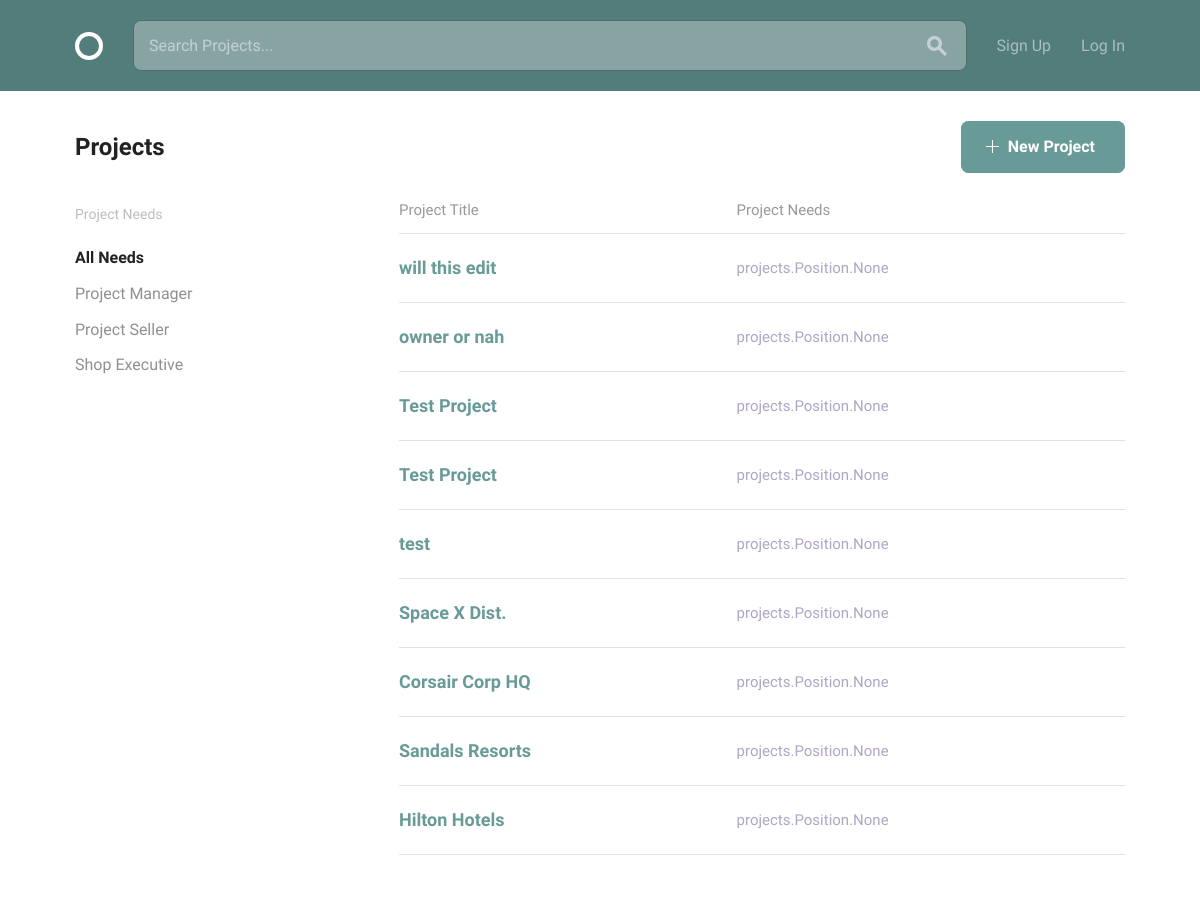
The page /projects/ on the database as committed earlier.
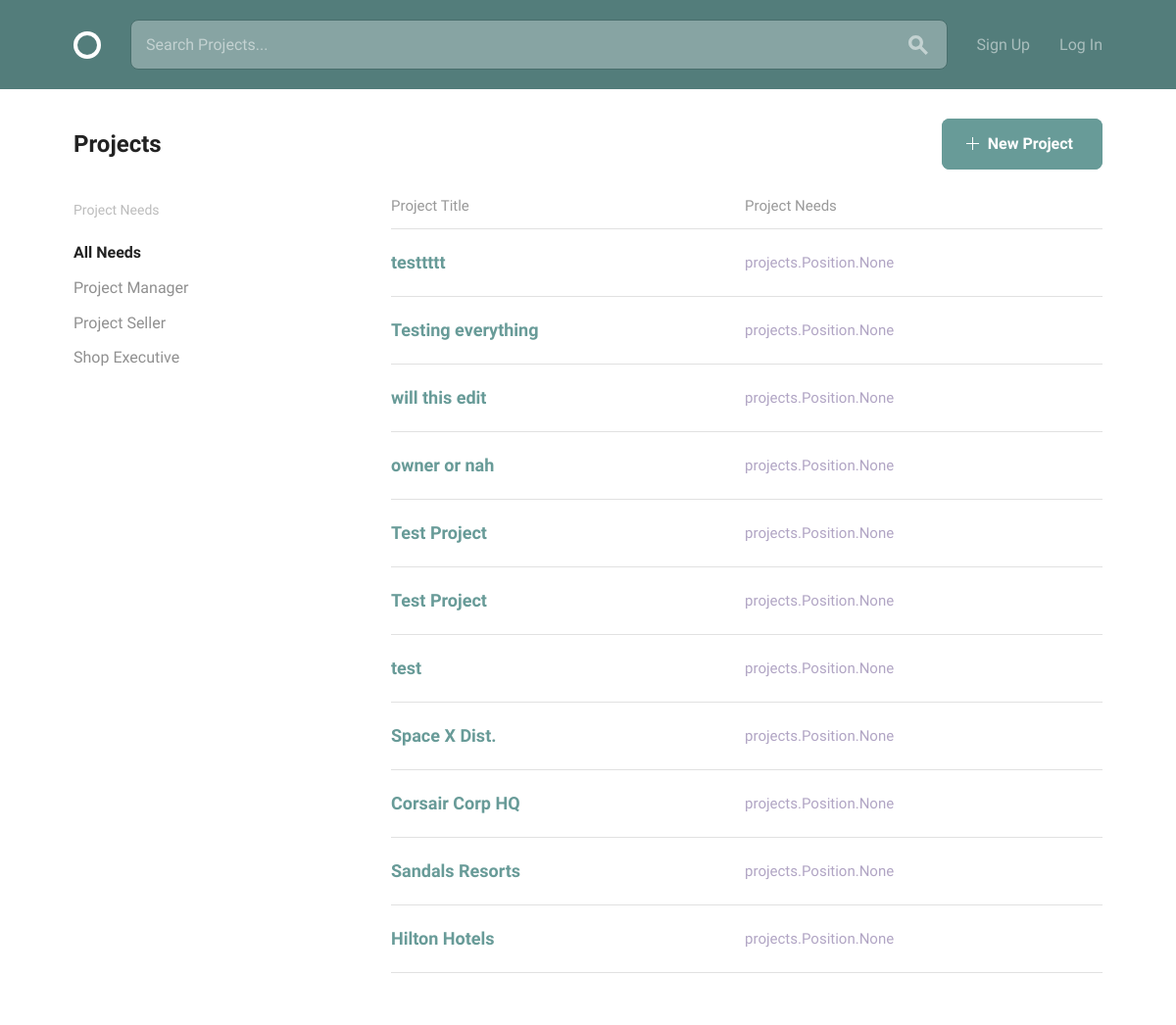
The same page on the database as committed later.
### projects/models.py (models this page shows, shortened)
class Position(models.Model):
    title = models.CharField(max_length=15)
    description = models.CharField(max_length=150)
    skills = models.ManyToManyField('accounts.Skill')
    class Meta:
        ordering = ['title']

class Project(models.Model):
    owner = models.ForeignKey(settings.AUTH_USER_MODEL, on_delete=models.CASCADE, null=True)
    title = models.CharField(max_length=30)
    slug = models.SlugField(null=True)
    description = models.CharField(max_length=150)
    timeline = models.CharField(max_length=30)
    requirements = models.CharField(max_length=150)
    date_created = models.DateTimeField(default=timezone.now)
    positions = models.ManyToManyField('Position', related_name="projects")
    count = models.IntegerField(null=True, default=0)
    class Meta:
        ordering = ['-date_created']

### projects/views.py (the view)
# urls.py: path('', views.ProjectList.as_view(), name='projects'),
class ProjectList(ListView):
    model = Project
    template_name = "project_list.html"
    context_object_name = "projects"
    paginate_by = 25
    def get_context_data(self, **kwargs):
        context = super().get_context_data(**kwargs)
        context['now'] = timezone.now()
        context['positions_list'] = Position.objects.all()
        return context

### projects/templates/project_list.html
{% extends 'layout.html' %}
{% block body_content %}
  <body>
    <div class="bounds circle--page">
      <div class="circle--page--header circle--fluid">
        <div class="circle--fluid--cell circle--fluid--primary">
          <h2>Projects</h2>
        </div>
        <div class="circle--fluid--cell circle--fluid--secondary">
          <a class="button button-primary icon-on-left"  href="{% url 'projects:project_create' %}">
            <svg version="1.1" xmlns="http://www.w3.org/2000/svg" xmlns:xlink="http://www.w3.org/1999/xlink" x="0px" y="0px" viewBox="0 0 13 13" style="enable-background:new 0 0 13 13;" xml:space="preserve" class="add">
              <polygon points="7,6 7,0 6,0 6,6 0,6 0,7 6,7 6,13 7,13 7,7 13,7 13,6 "/>
            </svg>
            New Project
          </a>
        </div>
      </div>
      <div class="grid-25">
        <div class="circle--filter circle--secondary--module">
          <h4>Project Needs</h4>
          <ul class="circle--filter--list">
            <li><a class="selected">All Needs</a></li>
            {% for position in positions_list %}
            <li><a>{{ position.title }}</a></li>
            {% endfor %}
          </ul>
        </div>
      </div>
      <div class="grid-70 grid-push-5">
        <table class="u-full-width circle--table">
          <thead>
            <tr>
              <th>Project Title</th>
              <th class="circle--cell--right">Project Needs</th>
            </tr>
          </thead>
          {% for project in projects %}
          <tbody>
            <tr class="clickable-row" data-href="{% url 'projects:project_details' slug=project.slug %}">
              <td>
                <h3>{{project.title}}</h3>
              </td>
              <td class="circle--cell--right">
                <span class="secondary-label">{{project.positions}}</span>
              </td>
            </tr>
          </tbody>
          {% endfor %}
        </table>
      </div>
    </div>
  </body>
{% endblock %}

Rows that differ between the two databases and show on the page:
added Project: title "testtttt", positions "projects.Position.None"
added Project: title "Testing everything", positions "projects.Position.None"
